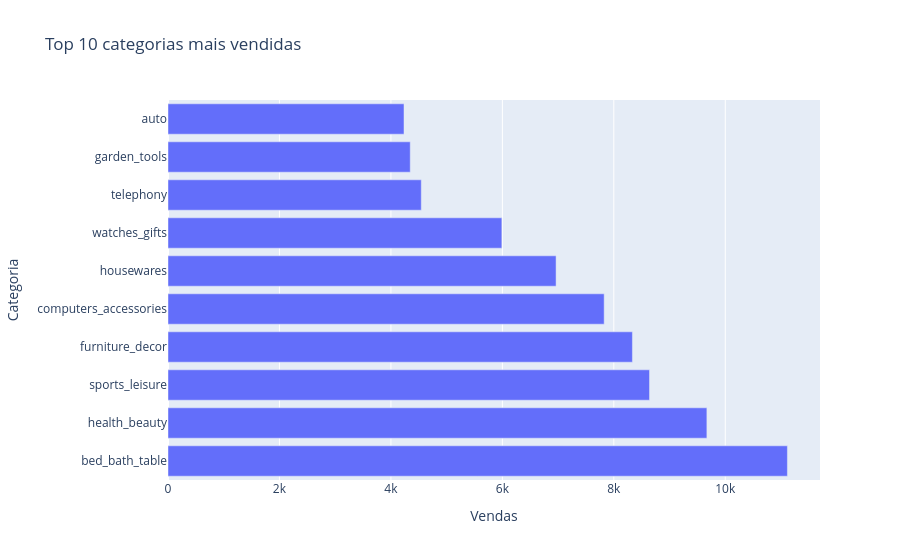

This figure's notebook cell:
### Code cell
df3 = pd.read_sql("""
    SELECT 
        cat.product_category_name_english AS categoria,
        COUNT(*) AS vendas
    FROM itens i
    JOIN produtos p ON i.product_id = p.product_id
    JOIN categorias cat ON p.product_category_name = cat.product_category_name
    GROUP BY categoria
    ORDER BY vendas DESC
    LIMIT 10
""", conn)

fig = px.bar(df3, x="vendas", y="categoria", orientation="h",
             title="Top 10 categorias mais vendidas",
             labels={"vendas": "Vendas", "categoria": "Categoria"})
fig.show()

### Figure 1 — Plotly figure (JSON) as saved in the notebook; plotly's stock layout.template omitted (floating-point values rounded to 4 significant figures)
{"data": [{"alignmentgroup": "True", "hovertemplate": "Vendas=%{x}<br>Categoria=%{y}<extra></extra>", "legendgroup": "", "marker": {"color": "#636efa", "pattern": {"shape": ""}}, "name": "", "offsetgroup": "", "orientation": "h", "showlegend": false, "textposition": "auto", "type": "bar", "x": [11115, 9670, 8641, 8334, 7827, 6964, 5991, 4545, 4347, 4235], "xaxis": "x", "y": ["bed_bath_table", "health_beauty", "sports_leisure", "furniture_decor", "computers_accessories", "housewares", "watches_gifts", "telephony", "garden_tools", "auto"], "yaxis": "y"}], "layout": {"barmode": "relative", "legend": {"tracegroupgap": 0}, "title": {"text": "Top 10 categorias mais vendidas"}, "xaxis": {"anchor": "y", "domain": [0, 1], "title": {"text": "Vendas"}}, "yaxis": {"anchor": "x", "domain": [0, 1], "title": {"text": "Categoria"}}}}
